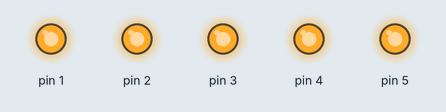
A sketch run on a simulated Arduino Uno, built with avr-gcc and run on an emulated ATmega328P. On the bench: output pins drawn as LEDs (lit = HIGH).

Above: at 0.5 s.
At 3.5 s:
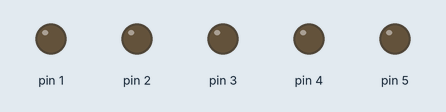
Timing chart, 0 to 4.6 s (numbered marks = the images above):
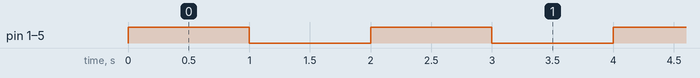

The sketch:

codigo.ino
```cpp
// C++ code
//
void setup()
{
  pinMode(1, OUTPUT);
  pinMode(2, OUTPUT);
  pinMode(3, OUTPUT);
  pinMode(4, OUTPUT);
  pinMode(5, OUTPUT);
}
void loop()
{
  digitalWrite(1, HIGH);
  digitalWrite(2, HIGH);
  digitalWrite(3, HIGH);
  digitalWrite(4, HIGH);
  digitalWrite(5, HIGH);
  delay(1000); // Wait for 1000 millisecond(s)
  digitalWrite(1, LOW);
  digitalWrite(2, LOW);
  digitalWrite(3, LOW);
  digitalWrite(4, LOW);
  digitalWrite(5, LOW);
  delay(1000); // Wait for 1000 millisecond(s)
}
```

Measured:
- by itself, pin 1–5: alternates HIGH for 1.0 s and LOW for 1.0 s
